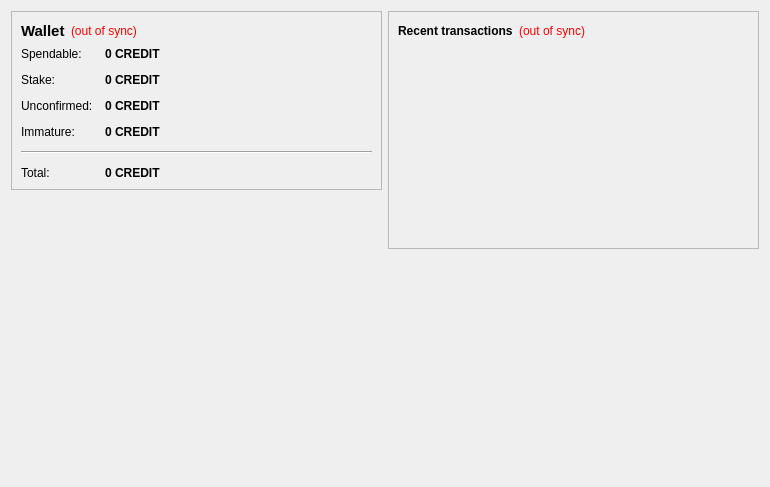
<?xml version="1.0" encoding="UTF-8"?>
<ui version="4.0">
 <class>OverviewPage</class>
 <widget class="QWidget" name="OverviewPage">
  <property name="geometry">
   <rect>
    <x>0</x>
    <y>0</y>
    <width>770</width>
    <height>487</height>
   </rect>
  </property>
  <property name="windowTitle">
   <string>Form</string>
  </property>
  <layout class="QHBoxLayout" name="horizontalLayout" stretch="1,1">
   <item>
    <layout class="QVBoxLayout" name="verticalLayout_2">
     <item>
      <widget class="QFrame" name="frame">
       <property name="frameShape">
        <enum>QFrame::StyledPanel</enum>
       </property>
       <property name="frameShadow">
        <enum>QFrame::Raised</enum>
       </property>
       <layout class="QVBoxLayout" name="verticalLayout_4">
        <item>
         <layout class="QHBoxLayout" name="horizontalLayout_4">
          <item>
           <widget class="QLabel" name="label_5">
            <property name="font">
             <font>
              <pointsize>11</pointsize>
              <weight>75</weight>
              <bold>true</bold>
             </font>
            </property>
            <property name="text">
             <string>Wallet</string>
            </property>
           </widget>
          </item>
          <item>
           <widget class="QLabel" name="labelWalletStatus">
            <property name="toolTip">
             <string>The displayed information may be out of date. Your wallet automatically synchronizes with the creditbit network after a connection is established, but this process has not completed yet.</string>
            </property>
            <property name="styleSheet">
             <string notr="true">QLabel { color: red; }</string>
            </property>
            <property name="text">
             <string notr="true">(out of sync)</string>
            </property>
            <property name="alignment">
             <set>Qt::AlignLeading|Qt::AlignLeft|Qt::AlignVCenter</set>
            </property>
           </widget>
          </item>
          <item>
           <spacer name="horizontalSpacer_2">
            <property name="orientation">
             <enum>Qt::Horizontal</enum>
            </property>
            <property name="sizeHint" stdset="0">
             <size>
              <width>40</width>
              <height>20</height>
             </size>
            </property>
           </spacer>
          </item>
         </layout>
        </item>
        <item>
         <layout class="QFormLayout" name="formLayout_2">
          <property name="fieldGrowthPolicy">
           <enum>QFormLayout::AllNonFixedFieldsGrow</enum>
          </property>
          <property name="horizontalSpacing">
           <number>12</number>
          </property>
          <property name="verticalSpacing">
           <number>12</number>
          </property>
          <item row="0" column="0">
           <widget class="QLabel" name="label">
            <property name="text">
             <string>Spendable:</string>
            </property>
           </widget>
          </item>
          <item row="0" column="1">
           <widget class="QLabel" name="labelBalance">
            <property name="font">
             <font>
              <weight>75</weight>
              <bold>true</bold>
             </font>
            </property>
            <property name="cursor">
             <cursorShape>IBeamCursor</cursorShape>
            </property>
            <property name="toolTip">
             <string>Your current spendable balance</string>
            </property>
            <property name="text">
             <string notr="true">0 CREDIT</string>
            </property>
            <property name="textInteractionFlags">
             <set>Qt::LinksAccessibleByMouse|Qt::TextSelectableByKeyboard|Qt::TextSelectableByMouse</set>
            </property>
           </widget>
          </item>
          <item row="1" column="0">
           <widget class="QLabel" name="label_6">
            <property name="text">
             <string>Stake:</string>
            </property>
           </widget>
          </item>
          <item row="1" column="1">
           <widget class="QLabel" name="labelStake">
            <property name="font">
             <font>
              <weight>75</weight>
              <bold>true</bold>
             </font>
            </property>
            <property name="cursor">
             <cursorShape>IBeamCursor</cursorShape>
            </property>
            <property name="toolTip">
             <string>Total of coins that was staked, and do not yet count toward the current balance</string>
            </property>
            <property name="text">
             <string notr="true">0 CREDIT</string>
            </property>
            <property name="textInteractionFlags">
             <set>Qt::LinksAccessibleByMouse|Qt::TextSelectableByKeyboard|Qt::TextSelectableByMouse</set>
            </property>
           </widget>
          </item>
          <item row="2" column="0">
           <widget class="QLabel" name="label_3">
            <property name="text">
             <string>Unconfirmed:</string>
            </property>
           </widget>
          </item>
          <item row="2" column="1">
           <widget class="QLabel" name="labelUnconfirmed">
            <property name="font">
             <font>
              <weight>75</weight>
              <bold>true</bold>
             </font>
            </property>
            <property name="cursor">
             <cursorShape>IBeamCursor</cursorShape>
            </property>
            <property name="toolTip">
             <string>Total of transactions that have yet to be confirmed, and do not yet count toward the current balance</string>
            </property>
            <property name="text">
             <string notr="true">0 CREDIT</string>
            </property>
            <property name="textInteractionFlags">
             <set>Qt::LinksAccessibleByMouse|Qt::TextSelectableByKeyboard|Qt::TextSelectableByMouse</set>
            </property>
           </widget>
          </item>
          <item row="3" column="0">
           <widget class="QLabel" name="labelImmatureText">
            <property name="text">
             <string>Immature:</string>
            </property>
           </widget>
          </item>
          <item row="3" column="1">
           <widget class="QLabel" name="labelImmature">
            <property name="font">
             <font>
              <weight>75</weight>
              <bold>true</bold>
             </font>
            </property>
            <property name="toolTip">
             <string>Mined balance that has not yet matured</string>
            </property>
            <property name="text">
             <string notr="true">0 CREDIT</string>
            </property>
            <property name="textInteractionFlags">
             <set>Qt::LinksAccessibleByMouse|Qt::TextSelectableByKeyboard|Qt::TextSelectableByMouse</set>
            </property>
           </widget>
          </item>
          <item row="4" column="0" colspan="2">
           <widget class="Line" name="line">
            <property name="orientation">
             <enum>Qt::Horizontal</enum>
            </property>
           </widget>
          </item>
          <item row="5" column="0">
           <widget class="QLabel" name="labelTotalText">
            <property name="text">
             <string>Total:</string>
            </property>
           </widget>
          </item>
          <item row="5" column="1">
           <widget class="QLabel" name="labelTotal">
            <property name="font">
             <font>
              <weight>75</weight>
              <bold>true</bold>
             </font>
            </property>
            <property name="cursor">
             <cursorShape>IBeamCursor</cursorShape>
            </property>
            <property name="toolTip">
             <string>Your current total balance</string>
            </property>
            <property name="text">
             <string notr="true">0 CREDIT</string>
            </property>
            <property name="textInteractionFlags">
             <set>Qt::LinksAccessibleByMouse|Qt::TextSelectableByKeyboard|Qt::TextSelectableByMouse</set>
            </property>
           </widget>
          </item>
         </layout>
        </item>
       </layout>
      </widget>
     </item>
     <item>
      <spacer name="verticalSpacer">
       <property name="orientation">
        <enum>Qt::Vertical</enum>
       </property>
       <property name="sizeHint" stdset="0">
        <size>
         <width>20</width>
         <height>40</height>
        </size>
       </property>
      </spacer>
     </item>
     <item>
      <widget class="QLabel" name="label_2">
       <property name="autoFillBackground">
        <bool>true</bool>
       </property>
       <property name="text">
        <string/>
       </property>
       <property name="pixmap">
        <pixmap>:/icons/drmbg</pixmap>
       </property>
       <property name="scaledContents">
        <bool>false</bool>
       </property>
       <property name="margin">
        <number>0</number>
       </property>
      </widget>
     </item>
    </layout>
   </item>
   <item>
    <layout class="QVBoxLayout" name="verticalLayout_3">
     <item>
      <widget class="QFrame" name="frame_2">
       <property name="frameShape">
        <enum>QFrame::StyledPanel</enum>
       </property>
       <property name="frameShadow">
        <enum>QFrame::Raised</enum>
       </property>
       <layout class="QVBoxLayout" name="verticalLayout">
        <item>
         <layout class="QHBoxLayout" name="horizontalLayout_2">
          <item>
           <widget class="QLabel" name="label_4">
            <property name="text">
             <string>&lt;b&gt;Recent transactions&lt;/b&gt;</string>
            </property>
           </widget>
          </item>
          <item>
           <widget class="QLabel" name="labelTransactionsStatus">
            <property name="toolTip">
             <string>The displayed information may be out of date. Your wallet automatically synchronizes with the creditbit network after a connection is established, but this process has not completed yet.</string>
            </property>
            <property name="styleSheet">
             <string notr="true">QLabel { color: red; }</string>
            </property>
            <property name="text">
             <string notr="true">(out of sync)</string>
            </property>
            <property name="alignment">
             <set>Qt::AlignRight|Qt::AlignTrailing|Qt::AlignVCenter</set>
            </property>
           </widget>
          </item>
          <item>
           <spacer name="horizontalSpacer">
            <property name="orientation">
             <enum>Qt::Horizontal</enum>
            </property>
            <property name="sizeHint" stdset="0">
             <size>
              <width>40</width>
              <height>20</height>
             </size>
            </property>
           </spacer>
          </item>
         </layout>
        </item>
        <item>
         <widget class="QListView" name="listTransactions">
          <property name="styleSheet">
           <string notr="true">QListView { background: transparent; }</string>
          </property>
          <property name="frameShape">
           <enum>QFrame::NoFrame</enum>
          </property>
          <property name="verticalScrollBarPolicy">
           <enum>Qt::ScrollBarAlwaysOff</enum>
          </property>
          <property name="horizontalScrollBarPolicy">
           <enum>Qt::ScrollBarAlwaysOff</enum>
          </property>
          <property name="selectionMode">
           <enum>QAbstractItemView::NoSelection</enum>
          </property>
         </widget>
        </item>
       </layout>
      </widget>
     </item>
     <item>
      <spacer name="verticalSpacer_2">
       <property name="orientation">
        <enum>Qt::Vertical</enum>
       </property>
       <property name="sizeHint" stdset="0">
        <size>
         <width>20</width>
         <height>40</height>
        </size>
       </property>
      </spacer>
     </item>
    </layout>
   </item>
  </layout>
 </widget>
 <resources/>
 <connections/>
</ui>
